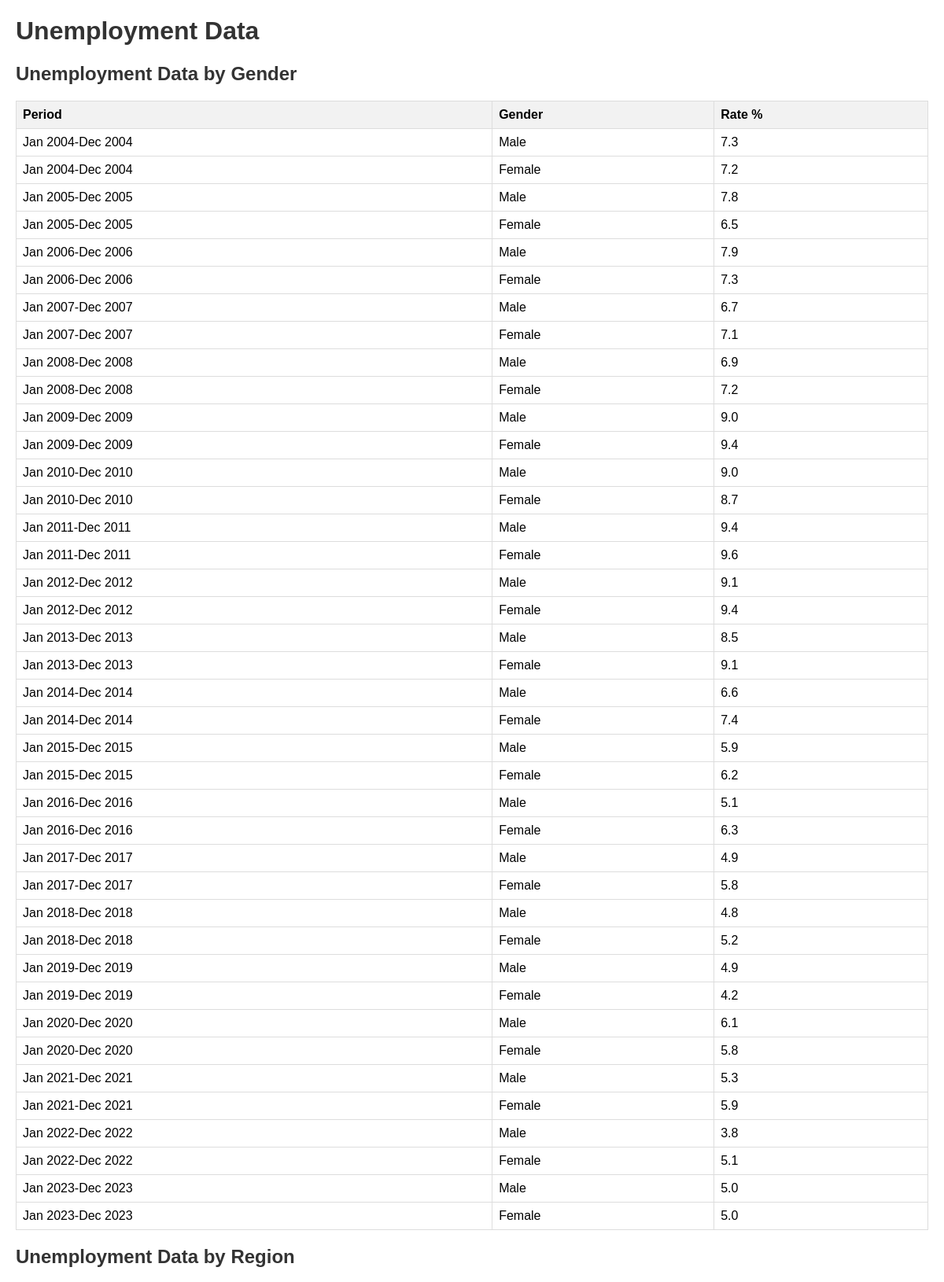
/index (upper part), run on the app's committed database.
### tables this page shows
CREATE TABLE UnemploymentRateByGender (
        ID INTEGER PRIMARY KEY AUTOINCREMENT,
        PeriodID INTEGER,
        GenderID INTEGER,
        Rate FLOAT,
        FOREIGN KEY (PeriodID) REFERENCES TimePeriod(PeriodID),
        FOREIGN KEY (GenderID) REFERENCES Gender(GenderID)
    );

CREATE TABLE TimePeriod (
        PeriodID INTEGER PRIMARY KEY AUTOINCREMENT,
        PeriodName TEXT NOT NULL UNIQUE
    );

CREATE TABLE Gender (
        GenderID INTEGER PRIMARY KEY AUTOINCREMENT,
        GenderName TEXT NOT NULL UNIQUE
    );

### app.py (the view)
@app.route('/index')
def welcome():
    conn = sqlite3.connect('unemployment.db')
    c = conn.cursor()
    c.execute("""
        SELECT tp.PeriodName, g.GenderName, ug.Rate
        FROM UnemploymentRateByGender ug
        JOIN TimePeriod tp ON ug.PeriodID = tp.PeriodID
        JOIN Gender g ON ug.GenderID = g.GenderID
        ORDER BY tp.PeriodID, g.GenderID
    """)
    gender_data = c.fetchall()
    c.execute("""
        SELECT tp.PeriodName, r.RegionName, ur.Rate
        FROM UnemploymentRateByRegion ur
        JOIN TimePeriod tp ON ur.PeriodID = tp.PeriodID
        JOIN Region r ON ur.RegionID = r.RegionID
        ORDER BY tp.PeriodID, r.RegionID
    """)
    region_data = c.fetchall()
    conn.close()
    return render_template('index.html',
                         gender_data=gender_data,
                         region_data=region_data)

### templates/index.html (shortened to what this page needs)
<!DOCTYPE html>
<html>
<head>
</head>
<body>
    <h1>Unemployment Data</h1>
    <h2>Unemployment Data by Gender</h2>
    <table>
        <tr>
            <th>Period</th>
            <th>Gender</th>
            <th>Rate %</th>
        </tr>
        {% for row in gender_data %}
        <tr>
            <td>{{ row[0] }}</td>
            <td>{{ row[1] }}</td>
            <td>{{ row[2] }}</td>
        </tr>
        {% endfor %}
    </table>
    <h2>Unemployment Data by Region</h2>
</body>
</html>

### templates/index.html (style rules this page uses)
body { font-family: Arial, sans-serif; margin: 20px; }
table { border-collapse: collapse; margin: 20px 0; width: 100%; }
th, td { border: 1px solid #ddd; padding: 8px; text-align: left; }
th { background-color: #f2f2f2; }
h1, h2 { color: #333; }

### data on the page
UnemploymentRateByGender: PeriodName "Jan 2004-Dec 2004", GenderName "Male", Rate "7.3"
UnemploymentRateByGender: PeriodName "Jan 2004-Dec 2004", GenderName "Female", Rate "7.2"
UnemploymentRateByGender: PeriodName "Jan 2005-Dec 2005", GenderName "Male", Rate "7.8"
UnemploymentRateByGender: PeriodName "Jan 2005-Dec 2005", GenderName "Female", Rate "6.5"
UnemploymentRateByGender: PeriodName "Jan 2006-Dec 2006", GenderName "Male", Rate "7.9"
UnemploymentRateByGender: PeriodName "Jan 2006-Dec 2006", GenderName "Female", Rate "7.3"
UnemploymentRateByGender: PeriodName "Jan 2007-Dec 2007", GenderName "Male", Rate "6.7"
UnemploymentRateByGender: PeriodName "Jan 2007-Dec 2007", GenderName "Female", Rate "7.1"
UnemploymentRateByGender: PeriodName "Jan 2008-Dec 2008", GenderName "Male", Rate "6.9"
UnemploymentRateByGender: PeriodName "Jan 2008-Dec 2008", GenderName "Female", Rate "7.2"
UnemploymentRateByGender: PeriodName "Jan 2009-Dec 2009", GenderName "Male", Rate "9.0"
UnemploymentRateByGender: PeriodName "Jan 2009-Dec 2009", GenderName "Female", Rate "9.4"
UnemploymentRateByGender: PeriodName "Jan 2010-Dec 2010", GenderName "Male", Rate "9.0"
UnemploymentRateByGender: PeriodName "Jan 2010-Dec 2010", GenderName "Female", Rate "8.7"
UnemploymentRateByGender: PeriodName "Jan 2011-Dec 2011", GenderName "Male", Rate "9.4"
UnemploymentRateByGender: PeriodName "Jan 2011-Dec 2011", GenderName "Female", Rate "9.6"
UnemploymentRateByGender: PeriodName "Jan 2012-Dec 2012", GenderName "Male", Rate "9.1"
UnemploymentRateByGender: PeriodName "Jan 2012-Dec 2012", GenderName "Female", Rate "9.4"
UnemploymentRateByGender: PeriodName "Jan 2013-Dec 2013", GenderName "Male", Rate "8.5"
UnemploymentRateByGender: PeriodName "Jan 2013-Dec 2013", GenderName "Female", Rate "9.1"
UnemploymentRateByGender: PeriodName "Jan 2014-Dec 2014", GenderName "Male", Rate "6.6"
UnemploymentRateByGender: PeriodName "Jan 2014-Dec 2014", GenderName "Female", Rate "7.4"
UnemploymentRateByGender: PeriodName "Jan 2015-Dec 2015", GenderName "Male", Rate "5.9"
UnemploymentRateByGender: PeriodName "Jan 2015-Dec 2015", GenderName "Female", Rate "6.2"
UnemploymentRateByGender: PeriodName "Jan 2016-Dec 2016", GenderName "Male", Rate "5.1"
UnemploymentRateByGender: PeriodName "Jan 2016-Dec 2016", GenderName "Female", Rate "6.3"
UnemploymentRateByGender: PeriodName "Jan 2017-Dec 2017", GenderName "Male", Rate "4.9"
UnemploymentRateByGender: PeriodName "Jan 2017-Dec 2017", GenderName "Female", Rate "5.8"
UnemploymentRateByGender: PeriodName "Jan 2018-Dec 2018", GenderName "Male", Rate "4.8"
UnemploymentRateByGender: PeriodName "Jan 2018-Dec 2018", GenderName "Female", Rate "5.2"
UnemploymentRateByGender: PeriodName "Jan 2019-Dec 2019", GenderName "Male", Rate "4.9"
UnemploymentRateByGender: PeriodName "Jan 2019-Dec 2019", GenderName "Female", Rate "4.2"
UnemploymentRateByGender: PeriodName "Jan 2020-Dec 2020", GenderName "Male", Rate "6.1"
UnemploymentRateByGender: PeriodName "Jan 2020-Dec 2020", GenderName "Female", Rate "5.8"
UnemploymentRateByGender: PeriodName "Jan 2021-Dec 2021", GenderName "Male", Rate "5.3"
UnemploymentRateByGender: PeriodName "Jan 2021-Dec 2021", GenderName "Female", Rate "5.9"
UnemploymentRateByGender: PeriodName "Jan 2022-Dec 2022", GenderName "Male", Rate "3.8"
UnemploymentRateByGender: PeriodName "Jan 2022-Dec 2022", GenderName "Female", Rate "5.1"
UnemploymentRateByGender: PeriodName "Jan 2023-Dec 2023", GenderName "Male", Rate "5.0"
UnemploymentRateByGender: PeriodName "Jan 2023-Dec 2023", GenderName "Female", Rate "5.0"
